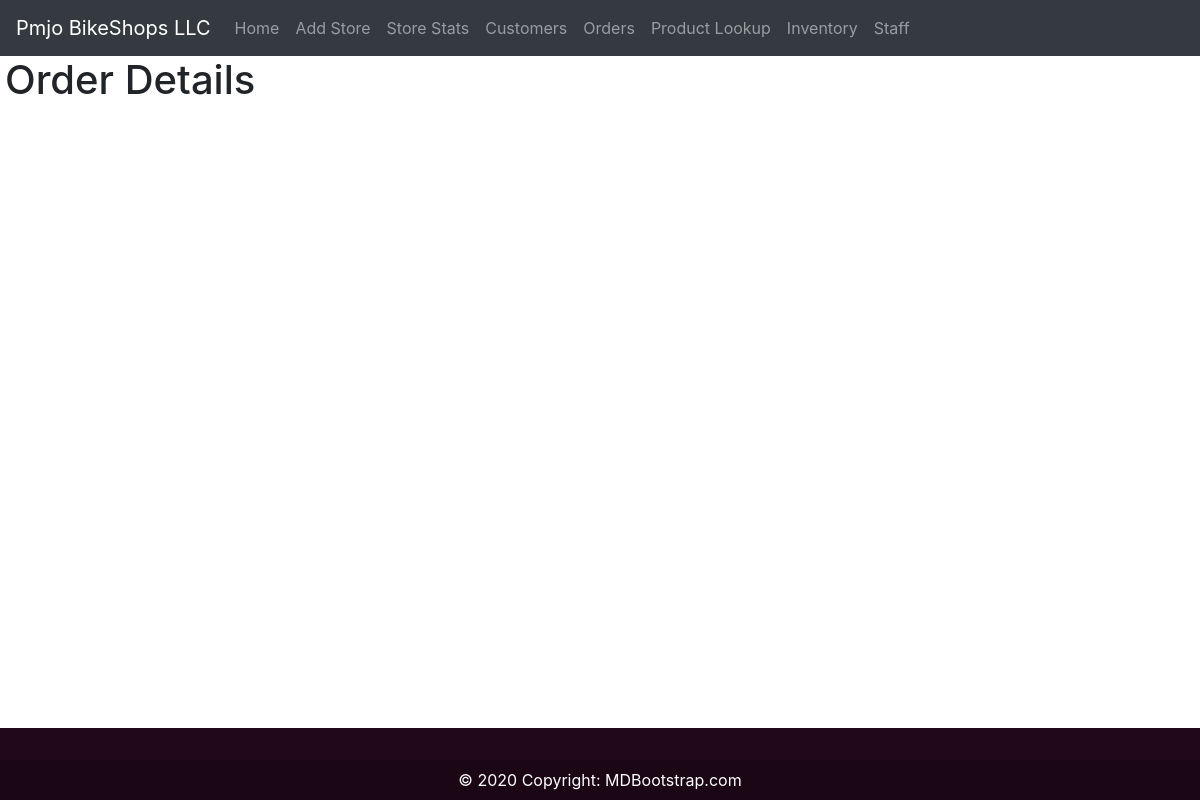
/update-order/7177590cc94f4402a521a1c5f1a0955a/, run on an earlier commit of the app's database.
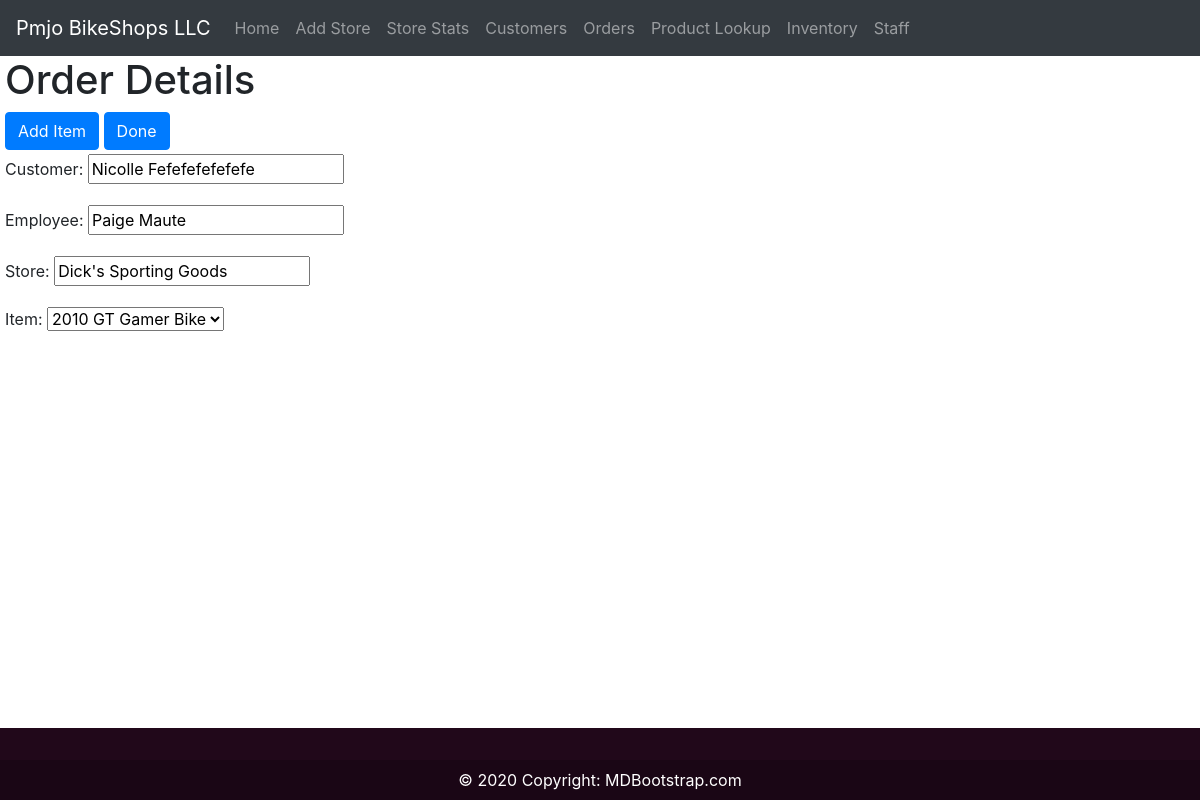
And on a later commit of the database.
### PmjoStore/models.py (models this page shows, shortened)
class Base(models.Model):
    id = models.UUIDField(default=uuid.uuid4, unique=True, primary_key=True, editable=False)
    class Meta:
        abstract = True

class Orders(Base):
    cust_id = models.ForeignKey(Customers, on_delete=models.CASCADE, blank=True, default=1)
    store_staff_id = models.ForeignKey(StoreEmployees, on_delete=models.CASCADE, blank=True, default=1)
    order_date = models.DateTimeField(auto_now_add=True)
    discount = models.PositiveIntegerField(default=0)
    class Meta:
        verbose_name_plural = 'Orders'

class Customers(Base):
    first_name = models.CharField(max_length=100)
    last_name = models.CharField(max_length=100)
    phone = PhoneField(blank=True, help_text='Contact phone number')
    email = models.EmailField(max_length=100, blank=True)
    street = models.CharField(max_length=100, blank=True)
    zipCode_id = models.ForeignKey(ZipCode, on_delete=models.CASCADE, blank=True, default=1)
    def __str__(self):
        return '{} {}'.format(self.first_name, self.last_name)
    class Meta:
        verbose_name_plural = 'Customers'

class StoreEmployees(Base):
    staff_id = models.OneToOneField(Staff, on_delete=models.CASCADE, blank=True, default=1)
    store_id = models.ForeignKey(Store, on_delete=models.CASCADE, blank=True, default=1)
    class Meta:
        verbose_name_plural = 'Store Employees'

class Staff(Base):
    first_name = models.CharField(max_length=100)
    last_name = models.CharField(max_length=100)
    phone = PhoneField(blank=True, help_text='Contact phone number')
    email = models.EmailField(max_length=100, blank=True)
    def __str__(self):
        return '{} {}'.format(self.first_name, self.last_name)
    class Meta:
        verbose_name_plural = 'Staff'

class Store(Base):
    name = models.CharField(max_length=100, blank=True)
    phone = PhoneField(blank=True, help_text='Contact phone number')
    email = models.EmailField(max_length=100, blank=True)
    street = models.CharField(max_length=100, blank=True)
    zipCode_id = models.ForeignKey(ZipCode, on_delete=models.CASCADE, blank=True, default=1)
    manager_id = models.OneToOneField(Staff, on_delete=models.CASCADE, blank=True, default=1)
    def __str__(self):
        return self.name

class CartItems(Base):
    order_id = models.ForeignKey(Orders, on_delete=models.CASCADE, blank=True, default=1)
    bike_prod_id = models.ForeignKey(BikeProducts, on_delete=models.CASCADE, blank=True, default=1)
    quantity_sold = models.PositiveIntegerField(default=1)
    class Meta:
        verbose_name_plural = 'Cart Items'

class BikeProducts(Base):
    name = models.CharField(max_length=100)
    bike_cat_id = models.ForeignKey(BikeCategory, on_delete=models.CASCADE, blank=True, default=1)
    bike_brand_id = models.ForeignKey(BikeBrands, on_delete=models.CASCADE, blank=True, default=1)
    model_year = models.IntegerField(choices=YEAR_CHOICES, default=datetime.date.today().year)
    price = models.PositiveIntegerField(default=0)
    def __str__(self):
        return '{} {} {}'.format(self.model_year, self.bike_brand_id.brand,
                              self.name)
    class Meta:
        verbose_name_plural = 'Bike Products'

class BikeBrands(Base):
    brand = models.CharField(max_length=100, unique=True)
    class Meta:
        verbose_name_plural = 'Bike Brands'

### PmjoStore/views.py (the view)
# urls.py: path('update-order/<str:pk>/', views.updateOrder, name="update-order"),
def updateOrder(request, pk):
    orders = Orders.objects.filter(id=pk)
    items = CartItems.objects.filter(order_id_id=pk)
    context = {"orders": orders, "items": items}
    if request.method == 'POST':
        print(request.POST)
        if 'orders' in request.POST:
            order = Orders()
            order.cust_id = request.POST.get('add_order.cust_id')
            order.save()
    return render(request, "PmjoStore/order_form.html", context)

### PmjoStore/templates/PmjoStore/order_form.html (shortened to what this page needs)
{% extends 'main.html' %}
{% block content%}
<h1>Order Details</h1>
<form action="" method="POST">
    {% for order in orders %}
    <a class="btn btn-primary mb-1" href="{% url 'PmjoStore:add_item_to_order' pk=order.pk %}">Add Item</a>
    <a class="btn btn-primary mb-1" href="{% url 'PmjoStore:orders-page' %}">Done</a>
    <p>
        <label for="id_order.cust_id">Customer:</label>
        <input type="text" name="name" value = "{{order.cust_id}}" maxlength="100" required id = "id_order.cust_id">
    </p>
    <p>
        <label for="id_employee">Employee:</label>
        <input type="text" name="name" value = "{{order.store_staff_id.staff_id}}" maxlength="100" required id = "id_employee">
    </p>
    <p>
        <label for="id_store">Store:</label>
        <input type="text" name="name" value = "{{order.store_staff_id.store_id}}" maxlength="100" required id = "id_store">
    </p>
    {% for item in items %}
    <p>
        <label for="id_item">Item:</label>
        <select name="name" required id ="id_item">
            <option value="{{item.bike_prod_id}}"> {{item.bike_prod_id}}</option>
        </select>
    </p>
    {% endfor %}
    {% endfor %}
</form>
{% endblock %}

What changed in the data, as far as the page shows it:
added Orders: name "Nicolle Fefefefefefefe", name "Paige Maute", name "Dick's Sporting Goods"
added CartItems: name "2010 GT Gamer Bike"
